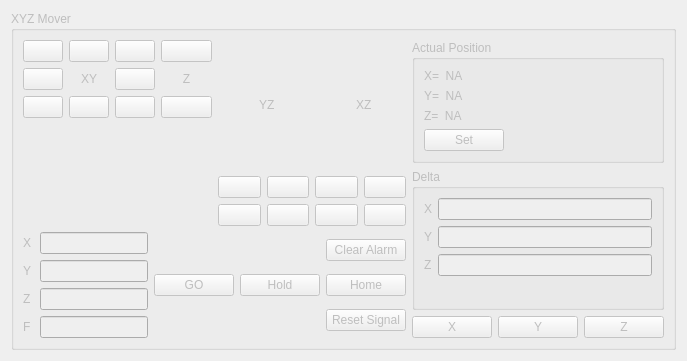
       <widget class="QWidget" name="tab">
        <attribute name="title">
         <string>Move</string>
        </attribute>
        <layout class="QVBoxLayout" name="verticalLayout_13">
         <item>
          <widget class="QGroupBox" name="groupBox_XYZ">
           <property name="enabled">
            <bool>false</bool>
           </property>
           <property name="sizePolicy">
            <sizepolicy hsizetype="Expanding" vsizetype="Preferred">
             <horstretch>0</horstretch>
             <verstretch>0</verstretch>
            </sizepolicy>
           </property>
           <property name="title">
            <string>XYZ Mover</string>
           </property>
           <layout class="QGridLayout" name="gridLayout_14">
            <item row="0" column="0" rowspan="2" colspan="3">
             <layout class="QHBoxLayout" name="horizontalLayout_3">
              <item>
               <layout class="QFormLayout" name="formLayout_3">
                <item row="0" column="0">
                 <layout class="QGridLayout" name="gridLayout">
                  <item row="2" column="1">
                   <widget class="QPushButton" name="pushButton_YDown">
                    <property name="text">
                     <string/>
                    </property>
                    <property name="icon">
                     <iconset>
                      <normaloff>img/Actions-go-Down-icon.png</normaloff>img/Actions-go-Down-icon.png</iconset>
                    </property>
                    <property name="iconSize">
                     <size>
                      <width>50</width>
                      <height>50</height>
                     </size>
                    </property>
                   </widget>
                  </item>
                  <item row="0" column="0">
                   <widget class="QPushButton" name="pushButton_XYLU">
                    <property name="text">
                     <string/>
                    </property>
                    <property name="icon">
                     <iconset>
                      <normaloff>img/Actions-go-next-icon-DiagLU.png</normaloff>img/Actions-go-next-icon-DiagLU.png</iconset>
                    </property>
                    <property name="iconSize">
                     <size>
                      <width>50</width>
                      <height>50</height>
                     </size>
                    </property>
                   </widget>
                  </item>
                  <item row="0" column="1">
                   <widget class="QPushButton" name="pushButton_YUp">
                    <property name="text">
                     <string/>
                    </property>
                    <property name="icon">
                     <iconset>
                      <normaloff>img/Actions-go-Up-icon.png</normaloff>img/Actions-go-Up-icon.png</iconset>
                    </property>
                    <property name="iconSize">
                     <size>
                      <width>50</width>
                      <height>50</height>
                     </size>
                    </property>
                   </widget>
                  </item>
                  <item row="1" column="0">
                   <widget class="QPushButton" name="pushButton_XLeft">
                    <property name="text">
                     <string/>
                    </property>
                    <property name="icon">
                     <iconset>
                      <normaloff>img/Actions-go-Left-icon.png</normaloff>img/Actions-go-Left-icon.png</iconset>
                    </property>
                    <property name="iconSize">
                     <size>
                      <width>50</width>
                      <height>50</height>
                     </size>
                    </property>
                   </widget>
                  </item>
                  <item row="1" column="2">
                   <widget class="QPushButton" name="pushButton_XRight">
                    <property name="text">
                     <string/>
                    </property>
                    <property name="icon">
                     <iconset>
                      <normaloff>img/Actions-go-next-icon.png</normaloff>img/Actions-go-next-icon.png</iconset>
                    </property>
                    <property name="iconSize">
                     <size>
                      <width>50</width>
                      <height>50</height>
                     </size>
                    </property>
                   </widget>
                  </item>
                  <item row="0" column="2">
                   <widget class="QPushButton" name="pushButton_XYRU">
                    <property name="text">
                     <string/>
                    </property>
                    <property name="icon">
                     <iconset>
                      <normaloff>img/Actions-go-next-icon-DiagRU.png</normaloff>img/Actions-go-next-icon-DiagRU.png</iconset>
                    </property>
                    <property name="iconSize">
                     <size>
                      <width>50</width>
                      <height>50</height>
                     </size>
                    </property>
                   </widget>
                  </item>
                  <item row="2" column="0">
                   <widget class="QPushButton" name="pushButton_XYLD">
                    <property name="text">
                     <string/>
                    </property>
                    <property name="icon">
                     <iconset>
                      <normaloff>img/Actions-go-next-icon-DiagLD.png</normaloff>img/Actions-go-next-icon-DiagLD.png</iconset>
                    </property>
                    <property name="iconSize">
                     <size>
                      <width>50</width>
                      <height>50</height>
                     </size>
                    </property>
                   </widget>
                  </item>
                  <item row="1" column="1">
                   <widget class="QLabel" name="label_XY">
                    <property name="text">
                     <string>XY</string>
                    </property>
                    <property name="alignment">
                     <set>Qt::AlignCenter</set>
                    </property>
                   </widget>
                  </item>
                  <item row="2" column="2">
                   <widget class="QPushButton" name="pushButton_XYRD">
                    <property name="text">
                     <string/>
                    </property>
                    <property name="icon">
                     <iconset>
                      <normaloff>img/Actions-go-next-icon-DiagRD.png</normaloff>img/Actions-go-next-icon-DiagRD.png</iconset>
                    </property>
                    <property name="iconSize">
                     <size>
                      <width>50</width>
                      <height>50</height>
                     </size>
                    </property>
                   </widget>
                  </item>
                 </layout>
                </item>
                <item row="0" column="1">
                 <layout class="QVBoxLayout" name="verticalLayout_2">
                  <item>
                   <widget class="QPushButton" name="pushButton_ZUp">
                    <property name="text">
                     <string/>
                    </property>
                    <property name="icon">
                     <iconset>
                      <normaloff>img/Actions-go-next-view-icon_ZUp.png</normaloff>img/Actions-go-next-view-icon_ZUp.png</iconset>
                    </property>
                    <property name="iconSize">
                     <size>
                      <width>50</width>
                      <height>50</height>
                     </size>
                    </property>
                   </widget>
                  </item>
                  <item>
                   <widget class="QLabel" name="label_Z">
                    <property name="text">
                     <string>Z</string>
                    </property>
                    <property name="alignment">
                     <set>Qt::AlignCenter</set>
                    </property>
                   </widget>
                  </item>
                  <item>
                   <widget class="QPushButton" name="pushButton_ZDown">
                    <property name="text">
                     <string/>
                    </property>
                    <property name="icon">
                     <iconset>
                      <normaloff>img/Actions-go-next-view-icon_Zdown.png</normaloff>img/Actions-go-next-view-icon_Zdown.png</iconset>
                    </property>
                    <property name="iconSize">
                     <size>
                      <width>50</width>
                      <height>50</height>
                     </size>
                    </property>
                   </widget>
                  </item>
                 </layout>
                </item>
               </layout>
              </item>
              <item>
               <layout class="QHBoxLayout" name="horizontalLayout_2">
                <item>
                 <layout class="QVBoxLayout" name="verticalLayout_4">
                  <item>
                   <widget class="QLabel" name="label_YZ">
                    <property name="text">
                     <string>  YZ</string>
                    </property>
                    <property name="alignment">
                     <set>Qt::AlignCenter</set>
                    </property>
                   </widget>
                  </item>
                  <item>
                   <layout class="QGridLayout" name="gridLayout_3">
                    <item row="0" column="0">
                     <widget class="QPushButton" name="pushButton_YZLU">
                      <property name="text">
                       <string/>
                      </property>
                      <property name="icon">
                       <iconset>
                        <normaloff>img/Actions-go-next-view-icon_DiagLU.png</normaloff>img/Actions-go-next-view-icon_DiagLU.png</iconset>
                      </property>
                      <property name="iconSize">
                       <size>
                        <width>50</width>
                        <height>50</height>
                       </size>
                      </property>
                     </widget>
                    </item>
                    <item row="1" column="0">
                     <widget class="QPushButton" name="pushButton_YZLD">
                      <property name="text">
                       <string/>
                      </property>
                      <property name="icon">
                       <iconset>
                        <normaloff>img/Actions-go-next-view-icon_DiagLD.png</normaloff>img/Actions-go-next-view-icon_DiagLD.png</iconset>
                      </property>
                      <property name="iconSize">
                       <size>
                        <width>50</width>
                        <height>50</height>
                       </size>
                      </property>
                     </widget>
                    </item>
                    <item row="0" column="1">
                     <widget class="QPushButton" name="pushButton_YZRU">
                      <property name="text">
                       <string/>
                      </property>
                      <property name="icon">
                       <iconset>
                        <normaloff>img/Actions-go-next-view-icon_DiagRU.png</normaloff>img/Actions-go-next-view-icon_DiagRU.png</iconset>
                      </property>
                      <property name="iconSize">
                       <size>
                        <width>50</width>
                        <height>50</height>
                       </size>
                      </property>
                     </widget>
                    </item>
                    <item row="1" column="1">
                     <widget class="QPushButton" name="pushButton_YZRD">
                      <property name="text">
                       <string/>
                      </property>
                      <property name="icon">
                       <iconset>
                        <normaloff>img/Actions-go-next-view-icon_DiagRD.png</normaloff>img/Actions-go-next-view-icon_DiagRD.png</iconset>
                      </property>
                      <property name="iconSize">
                       <size>
                        <width>50</width>
                        <height>50</height>
                       </size>
                      </property>
                     </widget>
                    </item>
                   </layout>
                  </item>
                 </layout>
                </item>
                <item>
                 <layout class="QVBoxLayout" name="verticalLayout_3">
                  <item>
                   <widget class="QLabel" name="label_XZ">
                    <property name="text">
                     <string>  XZ</string>
                    </property>
                    <property name="alignment">
                     <set>Qt::AlignCenter</set>
                    </property>
                   </widget>
                  </item>
                  <item>
                   <layout class="QGridLayout" name="gridLayout_2">
                    <item row="0" column="0">
                     <widget class="QPushButton" name="pushButton_XZLU">
                      <property name="text">
                       <string/>
                      </property>
                      <property name="icon">
                       <iconset>
                        <normaloff>img/Actions-go-next-view-icon_DiagLU.png</normaloff>img/Actions-go-next-view-icon_DiagLU.png</iconset>
                      </property>
                      <property name="iconSize">
                       <size>
                        <width>50</width>
                        <height>50</height>
                       </size>
                      </property>
                     </widget>
                    </item>
                    <item row="0" column="1">
                     <widget class="QPushButton" name="pushButton_XZRU">
                      <property name="text">
                       <string/>
                      </property>
                      <property name="icon">
                       <iconset>
                        <normaloff>img/Actions-go-next-view-icon_DiagRU.png</normaloff>img/Actions-go-next-view-icon_DiagRU.png</iconset>
                      </property>
                      <property name="iconSize">
                       <size>
                        <width>50</width>
                        <height>50</height>
                       </size>
                      </property>
                     </widget>
                    </item>
                    <item row="1" column="0">
                     <widget class="QPushButton" name="pushButton_XZLD">
                      <property name="text">
                       <string/>
                      </property>
                      <property name="icon">
                       <iconset>
                        <normaloff>img/Actions-go-next-view-icon_DiagLD.png</normaloff>img/Actions-go-next-view-icon_DiagLD.png</iconset>
                      </property>
                      <property name="iconSize">
                       <size>
                        <width>50</width>
                        <height>50</height>
                       </size>
                      </property>
                     </widget>
                    </item>
                    <item row="1" column="1">
                     <widget class="QPushButton" name="pushButton_XZRD">
                      <property name="text">
                       <string/>
                      </property>
                      <property name="icon">
                       <iconset>
                        <normaloff>img/Actions-go-next-view-icon_DiagRD.png</normaloff>img/Actions-go-next-view-icon_DiagRD.png</iconset>
                      </property>
                      <property name="iconSize">
                       <size>
                        <width>50</width>
                        <height>50</height>
                       </size>
                      </property>
                     </widget>
                    </item>
                   </layout>
                  </item>
                 </layout>
                </item>
               </layout>
              </item>
             </layout>
            </item>
            <item row="0" column="3">
             <widget class="QGroupBox" name="groupBox_actPosition">
              <property name="title">
               <string>Actual Position</string>
              </property>
              <layout class="QFormLayout" name="formLayout_4">
               <item row="0" column="0">
                <widget class="QLabel" name="label_XactPos">
                 <property name="text">
                  <string>X=  NA</string>
                 </property>
                </widget>
               </item>
               <item row="1" column="0">
                <widget class="QLabel" name="label_YactPos">
                 <property name="text">
                  <string>Y=  NA</string>
                 </property>
                </widget>
               </item>
               <item row="2" column="0">
                <widget class="QLabel" name="label_ZactPos">
                 <property name="text">
                  <string>Z=  NA</string>
                 </property>
                </widget>
               </item>
               <item row="3" column="0">
                <widget class="QPushButton" name="pushButton_SetPos">
                 <property name="text">
                  <string>Set</string>
                 </property>
                 <property name="icon">
                  <iconset>
                   <normaloff>img/Map-Marker-Push-Pin-1-Right-Chartreuse-icon.png</normaloff>img/Map-Marker-Push-Pin-1-Right-Chartreuse-icon.png</iconset>
                 </property>
                 <property name="iconSize">
                  <size>
                   <width>50</width>
                   <height>50</height>
                  </size>
                 </property>
                </widget>
               </item>
              </layout>
             </widget>
            </item>
            <item row="1" column="3" rowspan="2">
             <widget class="QGroupBox" name="groupBox_DeltaMove">
              <property name="title">
               <string>Delta</string>
              </property>
              <layout class="QFormLayout" name="formLayout_5">
               <item row="0" column="0">
                <widget class="QLabel" name="label_DeltaX">
                 <property name="text">
                  <string>X</string>
                 </property>
                </widget>
               </item>
               <item row="0" column="1">
                <widget class="QLineEdit" name="lineEdit_DeltaX"/>
               </item>
               <item row="1" column="0">
                <widget class="QLabel" name="label_DeltaY">
                 <property name="text">
                  <string>Y</string>
                 </property>
                </widget>
               </item>
               <item row="1" column="1">
                <widget class="QLineEdit" name="lineEdit_DeltaY"/>
               </item>
               <item row="2" column="0">
                <widget class="QLabel" name="label_DeltaZ">
                 <property name="text">
                  <string>Z</string>
                 </property>
                </widget>
               </item>
               <item row="2" column="1">
                <widget class="QLineEdit" name="lineEdit_DeltaZ"/>
               </item>
              </layout>
             </widget>
            </item>
            <item row="2" column="0" rowspan="2">
             <layout class="QFormLayout" name="formLayout_6">
              <item row="0" column="0">
               <widget class="QLabel" name="label_Xpos">
                <property name="text">
                 <string>X</string>
                </property>
               </widget>
              </item>
              <item row="0" column="1">
               <widget class="QLineEdit" name="lineEdit_X"/>
              </item>
              <item row="1" column="0">
               <widget class="QLabel" name="label_Ypos">
                <property name="text">
                 <string>Y</string>
                </property>
               </widget>
              </item>
              <item row="1" column="1">
               <widget class="QLineEdit" name="lineEdit_Y"/>
              </item>
              <item row="2" column="0">
               <widget class="QLabel" name="label_Zpos">
                <property name="text">
                 <string>Z </string>
                </property>
               </widget>
              </item>
              <item row="2" column="1">
               <widget class="QLineEdit" name="lineEdit_Z"/>
              </item>
              <item row="3" column="0">
               <widget class="QLabel" name="label_Feedrate">
                <property name="text">
                 <string>F</string>
                </property>
               </widget>
              </item>
              <item row="3" column="1">
               <widget class="QLineEdit" name="lineEdit_Feedrate"/>
              </item>
             </layout>
            </item>
            <item row="2" column="1" rowspan="2">
             <layout class="QGridLayout" name="gridLayout_4">
              <item row="0" column="0">
               <widget class="QPushButton" name="pushButton_Go">
                <property name="text">
                 <string>GO</string>
                </property>
                <property name="icon">
                 <iconset>
                  <normaloff>img/Alarm-Tick-icon.png</normaloff>img/Alarm-Tick-icon.png</iconset>
                </property>
                <property name="iconSize">
                 <size>
                  <width>50</width>
                  <height>50</height>
                 </size>
                </property>
               </widget>
              </item>
              <item row="0" column="1">
               <widget class="QPushButton" name="pushButton_Pause_Resume">
                <property name="text">
                 <string>Hold</string>
                </property>
                <property name="icon">
                 <iconset>
                  <normaloff>img/Button-Pause-icon.png</normaloff>img/Button-Pause-icon.png</iconset>
                </property>
                <property name="iconSize">
                 <size>
                  <width>50</width>
                  <height>50</height>
                 </size>
                </property>
               </widget>
              </item>
             </layout>
            </item>
            <item row="2" column="2" rowspan="2">
             <layout class="QVBoxLayout" name="verticalLayout_5">
              <item>
               <widget class="QPushButton" name="pushButton_CleanAlarm">
                <property name="text">
                 <string>Clear Alarm</string>
                </property>
                <property name="icon">
                 <iconset>
                  <normaloff>img/Clear-icon.png</normaloff>img/Clear-icon.png</iconset>
                </property>
               </widget>
              </item>
              <item>
               <widget class="QPushButton" name="pushButton_Home">
                <property name="text">
                 <string>Home</string>
                </property>
                <property name="icon">
                 <iconset>
                  <normaloff>img/Actions-go-home-icon.png</normaloff>img/Actions-go-home-icon.png</iconset>
                </property>
               </widget>
              </item>
              <item>
               <widget class="QPushButton" name="pushButton_Reset">
                <property name="text">
                 <string>Reset Signal</string>
                </property>
                <property name="icon">
                 <iconset>
                  <normaloff>img/Reset-icon.png</normaloff>img/Reset-icon.png</iconset>
                </property>
               </widget>
              </item>
             </layout>
            </item>
            <item row="3" column="3">
             <layout class="QGridLayout" name="gridLayout_5">
              <item row="0" column="0">
               <widget class="QPushButton" name="pushButton_Home_X">
                <property name="text">
                 <string>X</string>
                </property>
                <property name="icon">
                 <iconset>
                  <normaloff>img/Actions-go-home-icon.png</normaloff>img/Actions-go-home-icon.png</iconset>
                </property>
               </widget>
              </item>
              <item row="0" column="1">
               <widget class="QPushButton" name="pushButton_Home_Y">
                <property name="text">
                 <string>Y</string>
                </property>
                <property name="icon">
                 <iconset>
                  <normaloff>img/Actions-go-home-icon.png</normaloff>img/Actions-go-home-icon.png</iconset>
                </property>
               </widget>
              </item>
              <item row="0" column="2">
               <widget class="QPushButton" name="pushButton_Home_Z">
                <property name="text">
                 <string>Z</string>
                </property>
                <property name="icon">
                 <iconset>
                  <normaloff>img/Actions-go-home-icon.png</normaloff>img/Actions-go-home-icon.png</iconset>
                </property>
               </widget>
              </item>
             </layout>
            </item>
           </layout>
          </widget>
         </item>
        </layout>
       </widget>
